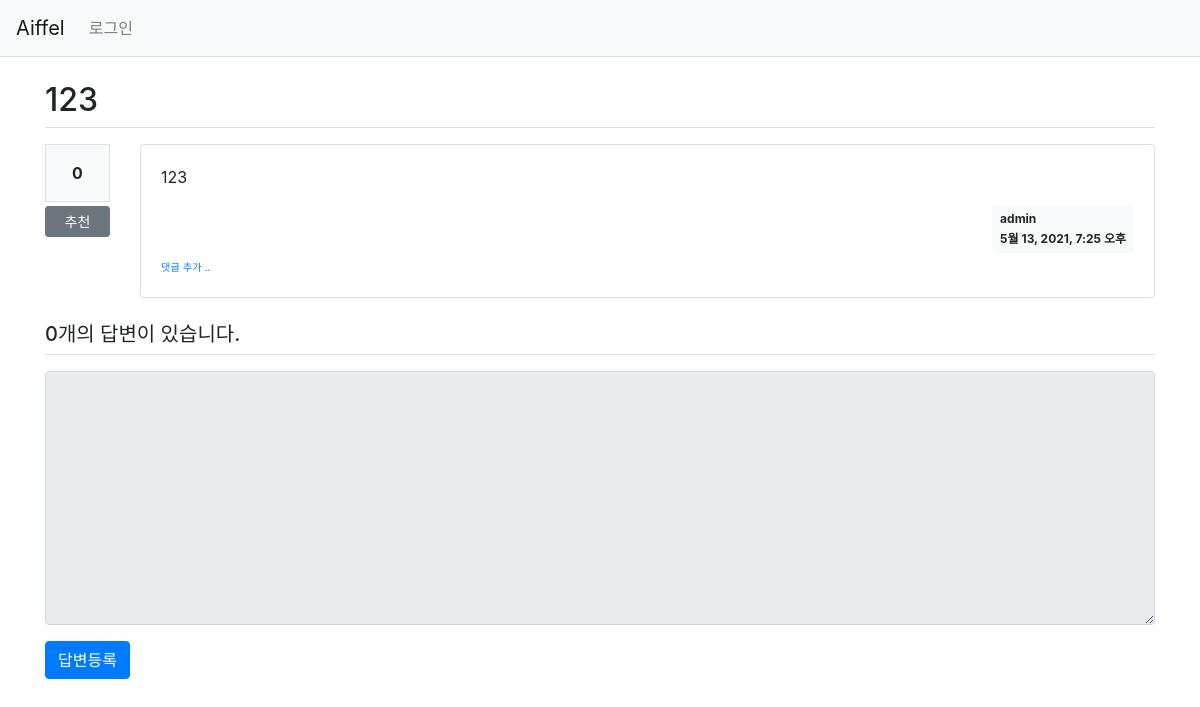
Before: /pybo/310/ with the older database file.
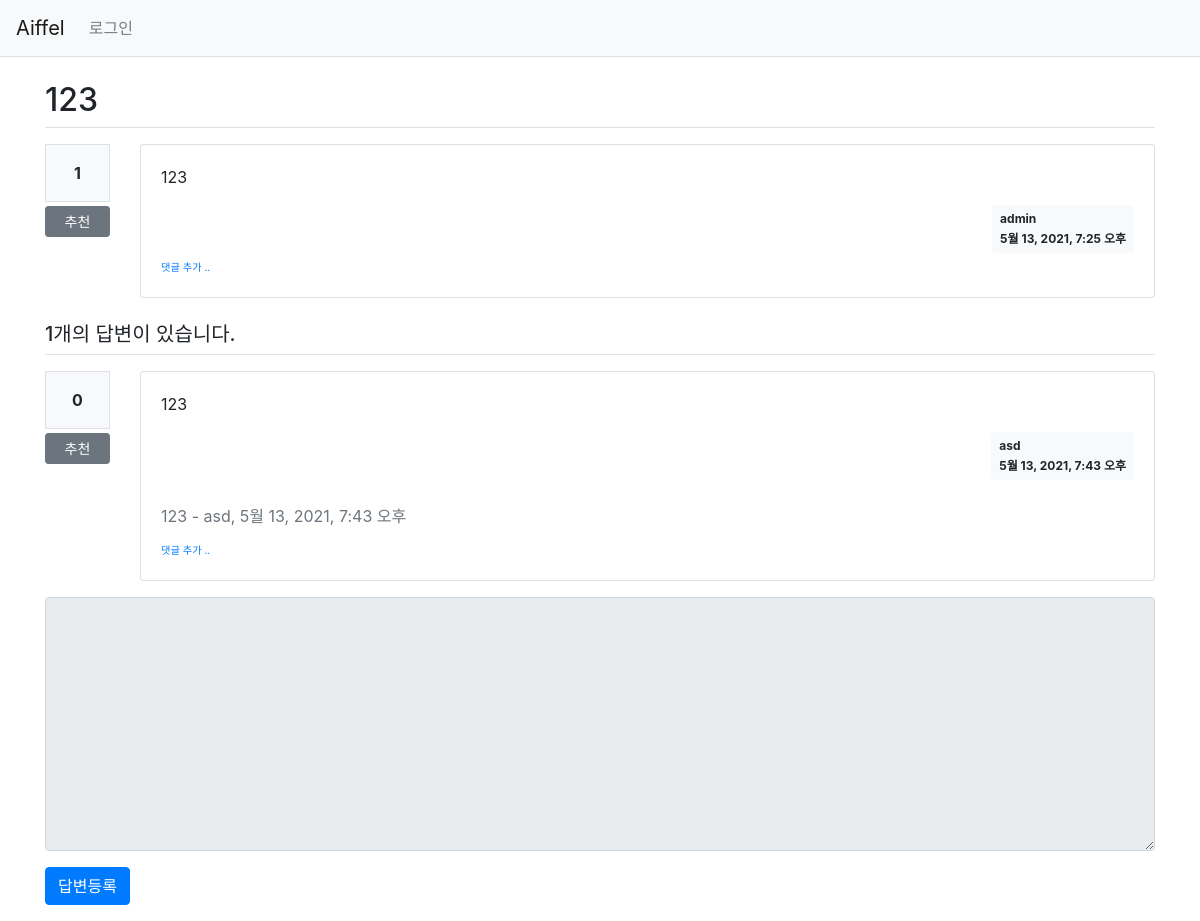
After: the same page with the newer database file.
### pybo/models.py (models this page shows, shortened)
class Question(models.Model):
    author = models.ForeignKey(User, on_delete=models.CASCADE, related_name='author_question')
    subject = models.CharField(max_length=200)
    content = models.TextField()
    create_date = models.DateTimeField()
    modify_date = models.DateTimeField(null=True, blank=True)
    voter = models.ManyToManyField(User, related_name='voter_question')

class Answer(models.Model):
    author = models.ForeignKey(User, on_delete=models.CASCADE, related_name='author_answer')
    question = models.ForeignKey(Question, on_delete=models.CASCADE)
    content = models.TextField()
    create_date = models.DateTimeField()
    modify_date = models.DateTimeField(null=True, blank=True)
    voter = models.ManyToManyField(User, related_name='voter_answer')

class Comment(models.Model):
    author = models.ForeignKey(User, on_delete=models.CASCADE)
    content = models.TextField()
    create_date = models.DateTimeField()
    modify_date = models.DateTimeField(null=True, blank=True)
    question = models.ForeignKey(Question, null=True, blank=True, on_delete=models.CASCADE)
    answer = models.ForeignKey(Answer, null=True, blank=True, on_delete=models.CASCADE)

### pybo/views/base_views.py (the view)
# urls.py: path('<int:question_id>/', base_views.detail, name='detail'),
def detail(request, question_id):
    question = get_object_or_404(Question, pk=question_id)
    context = {'question': question}
    return render(request, 'pybo/question_detail.html', context)

### pybo/templatetags/pybo_filter.py (called while the page is built)
@register.filter()
def mark(value):
    extensions = ["nl2br", "fenced_code"]
    return mark_safe(markdown.markdown(value, extensions=extensions))

### templates/pybo/question_detail.html (shortened to what this page needs)
{% extends 'base.html' %}
{% load pybo_filter %}
{% block content %}
<div class="container my-3">
    <h2 class="border-bottom py-2">{{ question.subject }}</h2>
    <div class="row my-3">
        <div class="col-1">
            <div class="bg-light text-center p-3 border font-weight-bolder mb-1">{{question.voter.count}}</div>
            <a href="#" data-uri="{% url 'pybo:vote_question' question.id  %}"
               class="recommend btn btn-sm btn-secondary btn-block my-1">추천</a>
        </div>
        <div class="col-11">
            <div class="card">
                <div class="card-body">
                    <div class="card-text">{{ question.content|mark }}</div>
                    <div class="d-flex justify-content-end">
                        <div class="badge badge-light p-2 text-left">
                            <div class="mb-2">{{ question.author.username }}</div>
                            <div>{{ question.create_date }}</div>
                        </div>
                    </div>
                    <div>
                        <a href="{% url 'pybo:comment_create_question' question.id  %}"
                           class="small"><small>댓글 추가 ..</small></a>
                    </div>
                </div>
            </div>
        </div>
    </div>
    <h5 class="border-bottom my-3 py-2">{{question.answer_set.count}}개의 답변이 있습니다.</h5>
    {% for answer in question.answer_set.all %}
    <div class="row my-3">
        <div class="col-1">
            <div class="bg-light text-center p-3 border font-weight-bolder mb-1">{{answer.voter.count}}</div>
            <a href="#" data-uri="{% url 'pybo:vote_answer' answer.id  %}"
                class="recommend btn btn-sm btn-secondary btn-block my-1">추천</a>
        </div>
        <div class="col-11">
            <div class="card">
                <div class="card-body">
                    <div class="card-text">{{ answer.content|mark }}</div>
                    <div class="d-flex justify-content-end">
                        <div class="badge badge-light p-2 text-left">
                            <div class="mb-2">{{ answer.author.username }}</div>
                            <div>{{ answer.create_date }}</div>
                        </div>
                    </div>
                    {% if answer.comment_set.count > 0 %}
                    <div class="mt-3">
                    {% for comment in answer.comment_set.all %}
                        <div class="comment py-2 text-muted">
                            <span style="white-space: pre-line;">{{ comment.content }}</span>
                            <span>
                                - {{ comment.author }}, {{ comment.create_date }}
                            </span>
                        </div>
                    {% endfor %}
                    </div>
                    {% endif %}
                    <div>
                        <a href="{% url 'pybo:comment_create_answer' answer.id  %}"
                           class="small"><small>댓글 추가 ..</small></a>
                    </div>
                </div>
            </div>
        </div>
    </div>
    {% endfor %}
    <form action="{% url 'pybo:answer_create' question.id %}" method="post" class="my-3">
        <div class="form-group">
            <textarea {% if not user.is_authenticated %}disabled{% endif %}
              name="content" id="content" class="form-control" rows="10"></textarea>
        </div>
        <input type="submit" value="답변등록" class="btn btn-primary">
    </form>
</div>
{% endblock %}

Changed rows visible on the page:
computed for Question "admin": voter.count "0" → "1"; answer_set.count "0" → "1"
added Answer: voter.count "0", content|mark "123", author.username "asd", create_date "5월 13, 2021, 7:43 오후"
now on this page (row unchanged): Comment: content "123", author "asd", create_date "5월 13, 2021, 7:43 오후"
